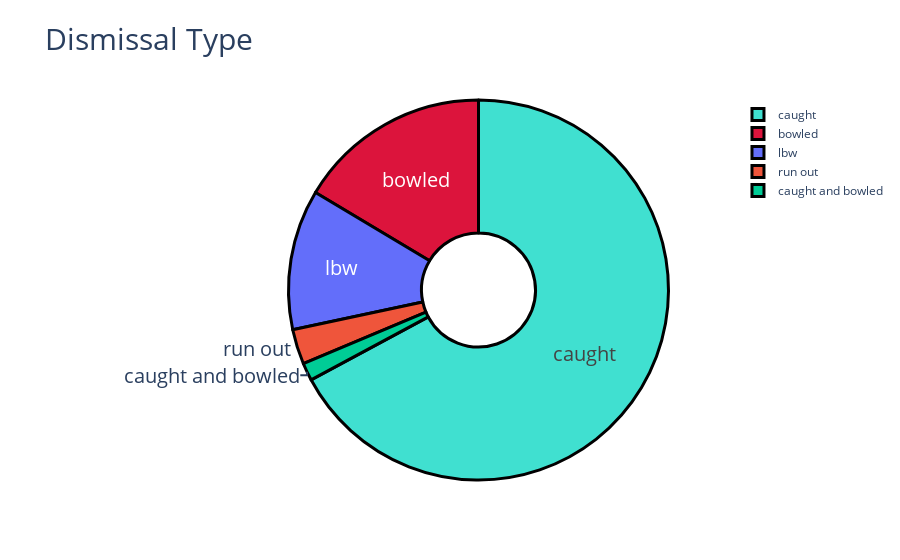

Notebook code for this chart:
### Code cell
Batting_Targets['name'] = Batting_Targets.index
widgets.interact(Non_Striker_Analysis, Batter = Batting_Targets['name'])

### Figure 1 — Plotly figure (JSON) as saved in the notebook; plotly's stock layout.template omitted (floating-point values rounded to 4 significant figures)
{"data": [{"hole": 0.3, "hoverinfo": "label+percent", "labels": ["caught", "bowled", "lbw", "run out", "caught and bowled"], "marker": {"colors": ["turquoise", "crimson"], "line": {"color": "#000000", "width": 3}}, "textfont": {"size": 20}, "textinfo": "label", "type": "pie", "values": [45, 11, 8, 2, 1]}], "layout": {"title": {"font": {"size": 30}, "text": "Dismissal Type"}}}
